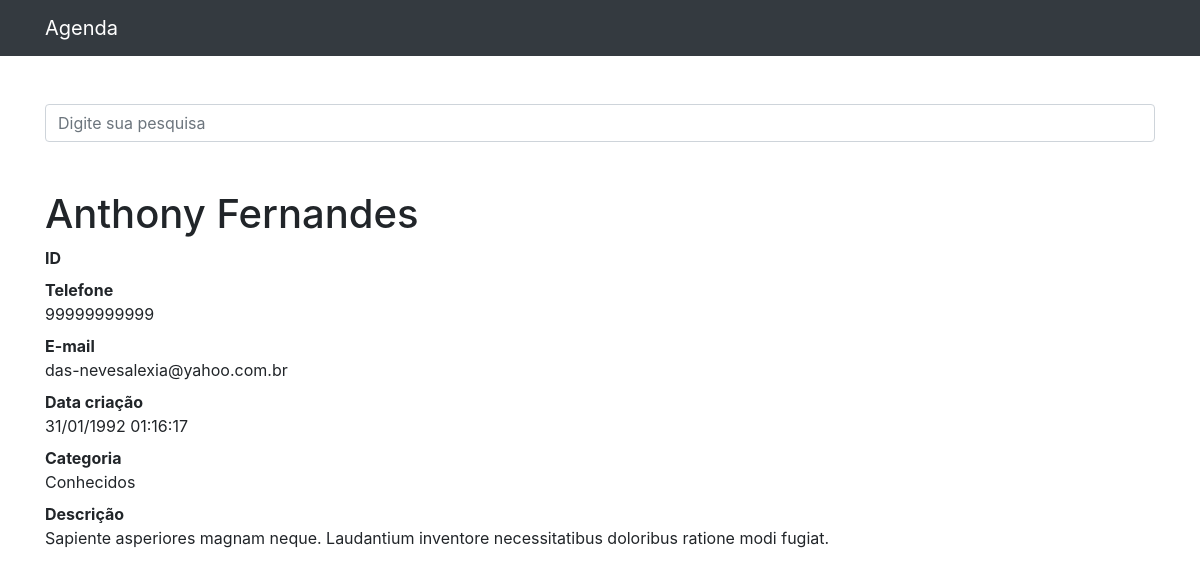
Page /8 on the committed database.
### contatos/models.py (models this page shows, shortened)
class Contato(models.Model):
    nome = models.CharField(max_length=255)
    sobrenome = models.CharField(max_length=255, blank=True)
    telefone = models.CharField(max_length=11)
    email = models.CharField(max_length=255,blank=True)
    data_criacao = models.DateTimeField(default=timezone.now)
    descricao = models.TextField(blank=True)
    categoria = models.ForeignKey(Categoria, on_delete=models.DO_NOTHING)
    mostrar = models.BooleanField(default=True)
    foto = models.ImageField(
                            blank=True,
                            upload_to='fotos/%Y/%m/%d' # cria uma pasta para cada dia em que acontecer um upload
                            )                           # posso configurar da forma que eu desejar

class Categoria(models.Model):
    nome = models.CharField(max_length=255)

### contatos/views.py (the view)
# urls.py: path('<int:contato_id>', views.ver_contato,name='ver_contato'),
def ver_contato(request,contato_id):
    contato = get_object_or_404(Contato,id=contato_id)
    if not contato.mostrar:
        raise Http404()
    return render(request,'contatos/ver_contato.html',{
        'contato': contato
        })

### contatos/templates/contatos/ver_contato.html (shortened to what this page needs)
{% extends "base.html" %}
{% block conteudo %}
<h1 class="mt-5">{{contato.nome}} {{contato.sobrenome}}</h1>
<dl>
  <dt>ID</dt>
  <dt>Telefone</dt>
  <dd>{{contato.telefone}}</dd>
  <dt>E-mail</dt>
  <dd>{{contato.email}}</dd>
  <dt>Data criação</dt>
  <dd>{{contato.data_criacao|date:'d/m/Y H:i:s'}}</dd>
  <dt>Categoria</dt>
  <dd>{{contato.categoria.nome}} </dd>
  <dt>Descrição</dt>
  <dd>{{contato.descricao}}
  </dd>
</dl>
{% endblock conteudo %}

### rows in the picture
Contato: nome "Anthony", sobrenome "Fernandes", telefone "99999999999", email "das-nevesalexia@yahoo.com.br", data_criacao "31/01/1992 01:16:17", categoria.nome "Conhecidos", descricao "Sapiente asperiores magnam neque. Laudantium inventore necessitatibus doloribus ratione modi fugiat."
